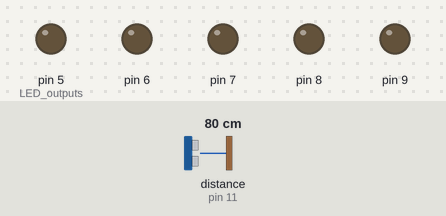
Simulated run of this sketch. Board: Arduino Uno, built with avr-gcc and run on an emulated ATmega328P. Parts: output pins drawn as LEDs (lit = HIGH). Wiring (inferred from the names in the program): ultrasonic range finder: trigger pin 12; echo pin 11. The inputs (shaded band) are chosen by the test bench; at power-on: distance to the obstacle (sensor on pin 11) 80 cm. The echo pulse lasts 58.3 µs per cm; pins used as bus, display or sensor lines are not drawn.

Above: at 1.2 s.
1.3 s: distance to the obstacle (sensor on pin 11) set to 28 cm
2.8 s: distance to the obstacle (sensor on pin 11) set to 24 cm
At 4.0 s:
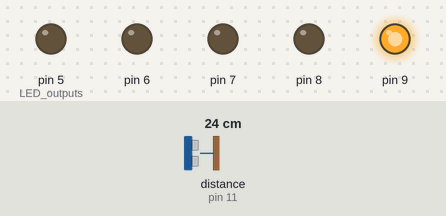
4.4 s: distance to the obstacle (sensor on pin 11) set to 18 cm
At 5.0 s:
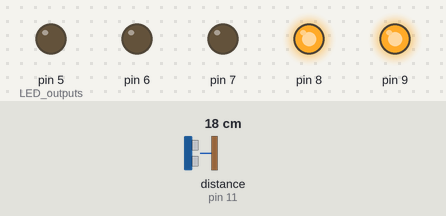
5.9 s: distance to the obstacle (sensor on pin 11) set to 14 cm
At 7.1 s:
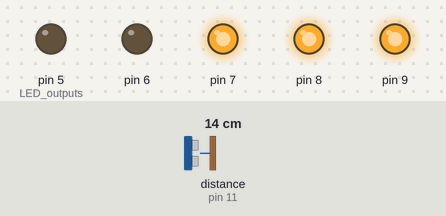
7.4 s: distance to the obstacle (sensor on pin 11) set to 2 cm
At 8.6 s:
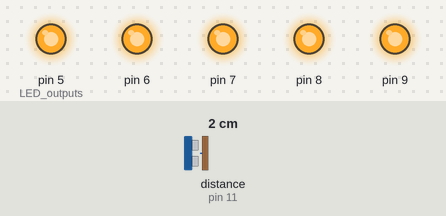
8.9 s: distance to the obstacle (sensor on pin 11) set to 35 cm
At 9.3 s:
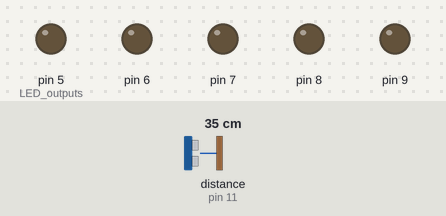
Timing chart, 0 to 11.4 s (numbered marks = the images above; inputs shaded):
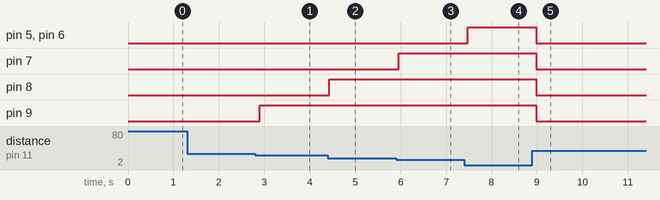

Measured:
- the behaviour switches between 26 and 25 cm on distance to the obstacle (sensor on pin 11) (found by bisection; images 0 and 1)
- the behaviour switches between 21 and 20 cm on distance to the obstacle (sensor on pin 11) (found by bisection; images 1 and 2)
- the behaviour switches between 16 and 15 cm on distance to the obstacle (sensor on pin 11) (found by bisection; images 2 and 3)
- after the input at 1.3 s, every drawn part: stays the same
- after the input at 2.8 s, pin 9: LOW → HIGH after 0.10 s
- after the input at 4.4 s, pin 8: LOW → HIGH at once
- after the input at 5.9 s, pin 7: LOW → HIGH after 0.06 s
- after the input at 7.4 s, pin 5 (LED_outputs), pin 6: LOW → HIGH after 0.07 s
- after the input at 8.9 s, pin 5 (LED_outputs), pin 6–9: HIGH → LOW after 0.09 s

The sketch:

distance_sensor.ino
```cpp
#define trigPin 12
#define echoPin 11

void setup() {
  Serial.begin (9600);
  pinMode(trigPin, OUTPUT);
  pinMode(echoPin, INPUT);

  pinMode(5, OUTPUT); // LED outputs
  pinMode(6, OUTPUT);
  pinMode(7, OUTPUT);
  pinMode(8, OUTPUT);
  pinMode(9, OUTPUT);
}

void loop() {
  show_distance();
  delay(100);
}

int calc_distance() {
  long time, distance;

  digitalWrite(trigPin, LOW);
  delayMicroseconds(2);
  digitalWrite(trigPin, HIGH);
  delayMicroseconds(10);
  digitalWrite(trigPin, LOW);

  time = pulseIn(echoPin, HIGH); // calc impulse duration
  distance = time / 58; // calculated distance in cm

  return distance;
}

void show_distance() {
  int howFar = calc_distance();
  if( howFar < 5 ){
    digitalWrite(5, HIGH);
    digitalWrite(6, HIGH);
    digitalWrite(7, HIGH);
    digitalWrite(8, HIGH);
    digitalWrite(9, HIGH);
  }
  else if ( (howFar >= 5) && (howFar < 10)  ){
    digitalWrite(5, LOW);
    digitalWrite(6, HIGH);
    digitalWrite(7, HIGH);
    digitalWrite(8, HIGH);
    digitalWrite(9, HIGH);
  }
  else if ( (howFar >= 10) && (howFar < 15)  ){
    digitalWrite(5, LOW);
    digitalWrite(6, LOW);
    digitalWrite(7, HIGH);
    digitalWrite(8, HIGH);
    digitalWrite(9, HIGH);
  }
  else if ( (howFar >= 15) && (howFar < 20)  ){
    digitalWrite(5, LOW);
    digitalWrite(6, LOW);
    digitalWrite(7, LOW);
    digitalWrite(8, HIGH);
    digitalWrite(9, HIGH);
  }
  else if ( (howFar >= 20) && (howFar < 25)  ){
    digitalWrite(5, LOW);
    digitalWrite(6, LOW);
    digitalWrite(7, LOW);
    digitalWrite(8, LOW);
    digitalWrite(9, HIGH);
  }
  else {
    digitalWrite(5, LOW);
    digitalWrite(6, LOW);
    digitalWrite(7, LOW);
    digitalWrite(8, LOW);
    digitalWrite(9, LOW);
  }
}
```
